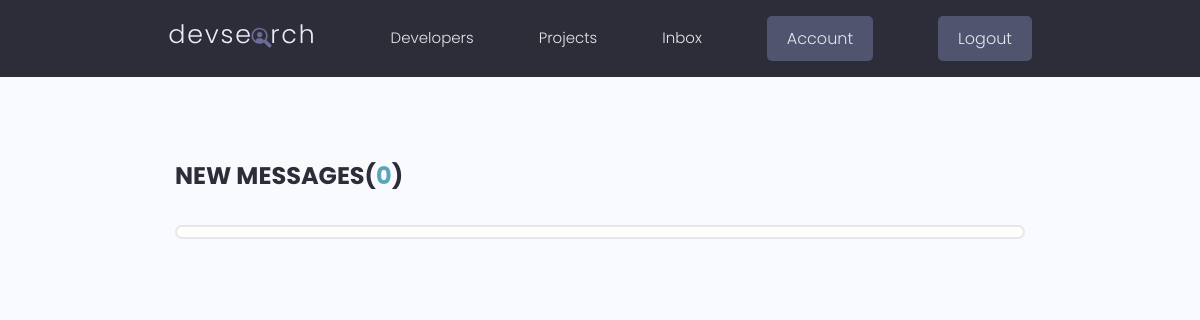
The app's page /inbox/ (signed in), older data.
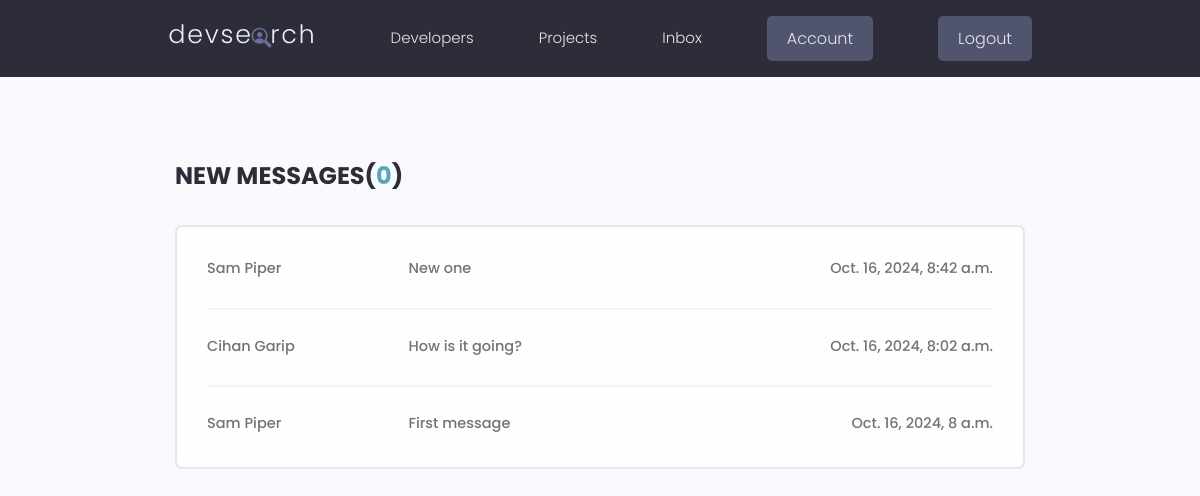
The same page, newer data.
### users/models.py (models this page shows, shortened)
class Message(models.Model):
    sender = models.ForeignKey(
        Profile, on_delete=models.SET_NULL, null=True, blank=True
    )
    recipient = models.ForeignKey(
        Profile,
        on_delete=models.SET_NULL,
        null=True,
        blank=True,
        related_name="messages",
    )
    name = models.CharField(max_length=200, null=True, blank=True)
    email = models.EmailField(max_length=500, null=True, blank=True)
    subject = models.CharField(max_length=200, null=True, blank=True)
    body = models.TextField()
    is_read = models.BooleanField(default=False, null=True)
    created = models.DateTimeField(auto_now_add=True)
    id = models.UUIDField(
        default=uuid.uuid4, unique=True, primary_key=True, editable=False
    )
    class Meta:
        ordering = ["is_read", "-created"]

### users/views.py (the view)
# urls.py: path("inbox/", views.inbox, name="inbox"),
@login_required(login_url="login")
def inbox(request):
    profile = request.user.profile
    messageRequests = profile.messages.all()
    unread_count = messageRequests.filter(is_read=False).count()
    context = {"messageRequests": messageRequests, "unread_count": unread_count}
    return render(request, "users/inbox.html", context)

### users/templates/users/inbox.html
{% extends 'main.html' %}
{% block content %}
  <main class="inbox my-xl">
    <div class="content-box">
      <h3 class="inbox__title">
        New Messages(<span>{{ unread_count }}</span>)
      </h3>
      <ul class="messages">
        {% for message in messageRequests %}
          {% if message.is_read == False %}
            <li class="message message--unread">
            {% else %}
              <li class="message">
              {% endif %}
              <a href="{% url 'message' message.id %}">
                <span class="message__author">{{ message.name }}</span>
                <span class="message__subject">{{ message.subject }}</span>
                <span class="message__date">{{ message.created }}</span>
              </a>
            </li>
          {% endfor %}
        </ul>
      </div>
    </main>
  {% endblock content %}

Row changes from the older to the newer data that the page shows:
added Message: name "Sam Piper", subject "New one", created "Oct. 16, 2024, 8:42 a.m."
added Message: name "Cihan Garip", subject "How is it going?", created "Oct. 16, 2024, 8:02 a.m."
added Message: name "Sam Piper", subject "First message", created "Oct. 16, 2024, 8 a.m."
